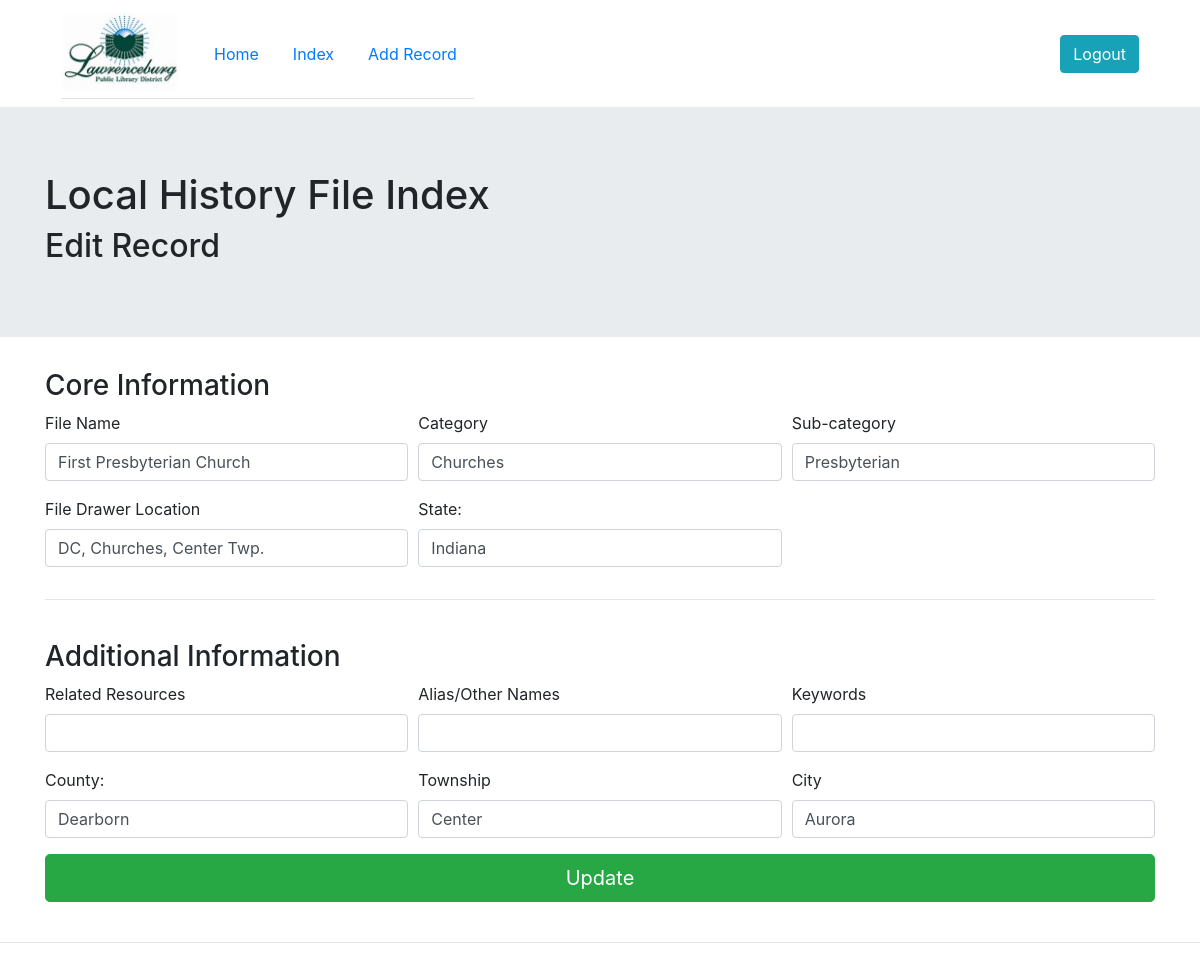
/edit_file.php?id=267 (signed in), run on the app's committed database.
### tables this page shows
CREATE TABLE `files` (
  `id` int(15) NOT NULL,
  `filename` varchar(255) NOT NULL,
  `category` varchar(255) NOT NULL,
  `subcategory` varchar(255) DEFAULT NULL,
  `file_location` varchar(255) NOT NULL,
  `state` varchar(255) NOT NULL,
  `county` varchar(255) DEFAULT NULL,
  `township` varchar(255) DEFAULT NULL,
  `city` varchar(255) DEFAULT NULL,
  `related` varchar(255) DEFAULT NULL,
  `alias` varchar(255) DEFAULT NULL,
  `keywords` varchar(255) DEFAULT NULL
);

### edit_file.php (the view, shortened to what this page needs)
<?php
require_once 'includes/header.php';
require_once 'includes/database.php';
$id = filter_input(INPUT_GET, 'id', FILTER_SANITIZE_NUMBER_INT);
$sql = "SELECT * FROM files WHERE id=$id";
$query = $db->query($sql);
if (!$query) {
    $errno = $db->connect_errno;
    $errmsg = $db->connect_error;
    die("Connection to database failed: ($errno) $errmsg.");
} else {
    $data = $query->fetch_assoc();
}
?>
<div class="jumbotron jumbotron-fluid">
    <div class="container">
        <h1>Local History File Index</h1>
        <h2>Edit Record</h2>
    </div>
</div>
<div class="container">
    <form action="edit_SQL.php" method="post">
        <h3>Core Information</h3>
        <div class="form-row">
            <div class="form-group col-md-4">
                <label for="filename">File Name</label>
                <input type="text" name="filename" class="form-control" value="<?php echo $data['filename'] ?>" autofocus required>
            </div>
            <div class="form-group col-md-4">
                <label for="subject">Category</label>
                <input type="text" name="category" class="form-control" value="<?php echo $data['category'] ?>" required>
            </div>
            <div class="form-group col-md-4">
                <label for="subcategory">Sub-category</label>
                <input type="text" name="subcategory" class="form-control" value="<?php echo $data['subcategory'] ?>">
            </div>
            <div class="form-group col-md-4">
                <label for="file_location">File Drawer Location</label>
                <input type="text" name="file_location" class="form-control" value="<?php echo $data['file_location'] ?>">
            </div>
            <div class="form-group col-md-4">
                <label for="state">State:</label>
                <input type="text" class="form-control" id="state" name="state" value="<?php echo $data['state'] ?>" required>
            </div>
        </div>
        <hr/>
        <br/>
        <h3>Additional Information</h3>
        <div class="form-row">
            <div class="form-group col-md-4">
                <label for="related files">Related Resources</label>
                <input type="text" name="related" class="form-control" value="<?php echo $data['related'] ?>">
            </div>
            <div class="form-group col-md-4">
                <label for="alias">Alias/Other Names</label>
                <input type="text" name="alias" class="form-control" value="<?php echo $data['alias'] ?>">
            </div>
            <div class="form-group col-md-4">
                <label for="alias">Keywords</label>
                <input type="text" name="keywords" class="form-control" value="<?php echo $data['keywords'] ?>">
            </div>
        </div>
        <div class="form-row">
            <div class="form-group col-md-4">
                <label for="county">County:</label>
                <input type="text" class="form-control" id="county" name="county" value="<?php echo $data['county'] ?>">
            </div>
            <div class="form-group col-md-4">
                <label for="township">Township</label>
                <input type="text" name="township" class="form-control" value="<?php echo $data['township'] ?>">
            </div>
            <div class="form-group col-md-4">
                <label for="city">City</label>
                <input type="text" name="city" class="form-control" value="<?php echo $data['city'] ?>">
            </div>
        </div>
        <button type="submit" class="btn btn-success btn-lg btn-block">Update</button> <br/>
    </form>
</div>
<?php
require_once 'includes/footer.php';

### data on the page
files: filename "First Presbyterian Church", category "Churches", subcategory "Presbyterian", file_location "DC, Churches, Center Twp.", state "Indiana", county "Dearborn", township "Center", city "Aurora"
